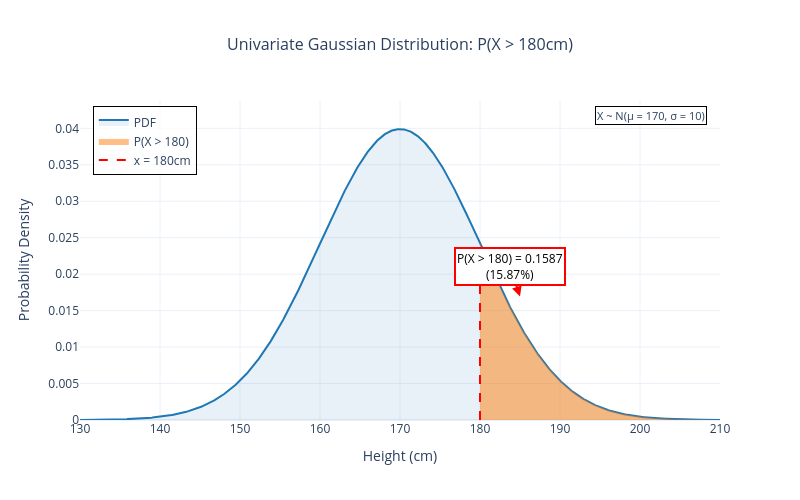

Notebook cell for this chart:
### Code cell
import numpy as np
import plotly.graph_objects as go
import plotly.io as pio
from scipy import stats

# Parameters for the Gaussian distribution
mu = 170  # mean height in cm
sigma = 10  # standard deviation in cm
threshold = 180  # threshold height

# Create x values for the plot
x = np.linspace(mu - 4*sigma, mu + 4*sigma, 1000)

# Calculate the PDF
pdf = stats.norm.pdf(x, mu, sigma)

# Calculate the probability P(X > 180)
prob_greater = 1 - stats.norm.cdf(threshold, mu, sigma)

# Create the figure
fig = go.Figure()

# Add the full PDF curve
fig.add_trace(go.Scatter(
    x=x,
    y=pdf,
    mode='lines',
    name='PDF',
    line=dict(color='#1f77b4', width=2),
    fill='tozeroy',
    fillcolor='rgba(31, 119, 180, 0.1)'
))

# Add shaded area for P(X > 180)
x_shaded = np.linspace(threshold, mu + 4*sigma, 500)
pdf_shaded = stats.norm.pdf(x_shaded, mu, sigma)
fig.add_trace(go.Scatter(
    x=np.concatenate([[threshold], x_shaded, [mu + 4*sigma], [threshold]]),
    y=np.concatenate([[0], pdf_shaded, [0], [0]]),
    mode='lines',
    name=f'P(X > {threshold})',
    fill='toself',
    fillcolor='rgba(255, 127, 14, 0.5)',
    line=dict(color='rgba(255, 127, 14, 0.5)', width=0),
    showlegend=True
))

# Add vertical line at 180cm
fig.add_trace(go.Scatter(
    x=[threshold, threshold],
    y=[0, stats.norm.pdf(threshold, mu, sigma)],
    mode='lines',
    name=f'x = {threshold}cm',
    line=dict(color='red', width=2, dash='dash'),
    showlegend=True
))

# Add annotation with probability value
fig.add_annotation(
    x=threshold + 5,
    y=stats.norm.pdf(threshold, mu, sigma) * 0.7,
    text=f'P(X > {threshold}) = {prob_greater:.4f}<br>({prob_greater*100:.2f}%)',
    showarrow=True,
    arrowhead=2,
    arrowcolor='red',
    arrowwidth=2,
    bgcolor='white',
    bordercolor='red',
    borderwidth=2,
    font=dict(size=12, color='black')
)

# Update layout
fig.update_layout(
    title=dict(
        text='Univariate Gaussian Distribution: P(X > 180cm)',
        x=0.5,
        font=dict(size=16)
    ),
    xaxis=dict(
        title='Height (cm)',
        range=[mu - 4*sigma, mu + 4*sigma]
    ),
    yaxis=dict(
        title='Probability Density',
        range=[0, max(pdf) * 1.1]
    ),
    width=800,
    height=500,
    template='plotly_white',
    legend=dict(
        x=0.02,
        y=0.98,
        bgcolor='rgba(255, 255, 255, 0.8)',
        bordercolor='black',
        borderwidth=1
    )
)

# Add distribution parameters as text
fig.add_annotation(
    x=0.98,
    y=0.98,
    xref='paper',
    yref='paper',
    text=f'X ~ N(μ = {mu}, σ = {sigma})',
    showarrow=False,
    align='right',
    bgcolor='rgba(255, 255, 255, 0.8)',
    bordercolor='black',
    borderwidth=1,
    font=dict(size=11)
)

fig.show()

# Save the figure as HTML content
html_content = pio.to_html(
    fig,
    include_plotlyjs='cdn',
    full_html=True,
    div_id="univariate-gaussian-plot"
)

print(html_content)

### Figure 1 — Plotly figure (JSON) as saved in the notebook; plotly's stock layout.template omitted (floating-point values rounded to 4 significant figures; data arrays with more than 128 entries replaced by an {"elided": "..."} marker saying what was removed)
{"data": [{"fill": "tozeroy", "fillcolor": "rgba(31, 119, 180, 0.1)", "line": {"color": "#1f77b4", "width": 2}, "mode": "lines", "name": "PDF", "type": "scatter", "x": {"elided": "1000 float values"}, "y": {"elided": "1000 float values"}}, {"fill": "toself", "fillcolor": "rgba(255, 127, 14, 0.5)", "line": {"color": "rgba(255, 127, 14, 0.5)", "width": 0}, "mode": "lines", "name": "P(X > 180)", "showlegend": true, "type": "scatter", "x": {"elided": "503 float values"}, "y": {"elided": "503 float values"}}, {"line": {"color": "red", "dash": "dash", "width": 2}, "mode": "lines", "name": "x = 180cm", "showlegend": true, "type": "scatter", "x": [180, 180], "y": [0, 0.0242]}], "layout": {"annotations": [{"arrowcolor": "red", "arrowhead": 2, "arrowwidth": 2, "bgcolor": "white", "bordercolor": "red", "borderwidth": 2, "font": {"color": "black", "size": 12}, "showarrow": true, "text": "P(X > 180) = 0.1587<br>(15.87%)", "x": 185, "y": 0.01694}, {"align": "right", "bgcolor": "rgba(255, 255, 255, 0.8)", "bordercolor": "black", "borderwidth": 1, "font": {"size": 11}, "showarrow": false, "text": "X ~ N(μ = 170, σ = 10)", "x": 0.98, "xref": "paper", "y": 0.98, "yref": "paper"}], "height": 500, "legend": {"bgcolor": "rgba(255, 255, 255, 0.8)", "bordercolor": "black", "borderwidth": 1, "x": 0.02, "y": 0.98}, "title": {"font": {"size": 16}, "text": "Univariate Gaussian Distribution: P(X > 180cm)", "x": 0.5}, "width": 800, "xaxis": {"range": [130, 210], "title": {"text": "Height (cm)"}}, "yaxis": {"range": [0, 0.04388], "title": {"text": "Probability Density"}}}}
